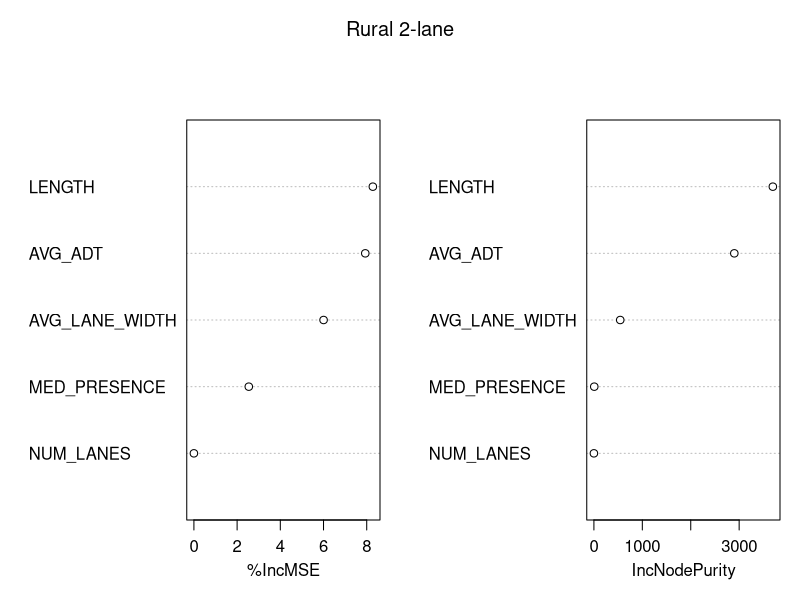
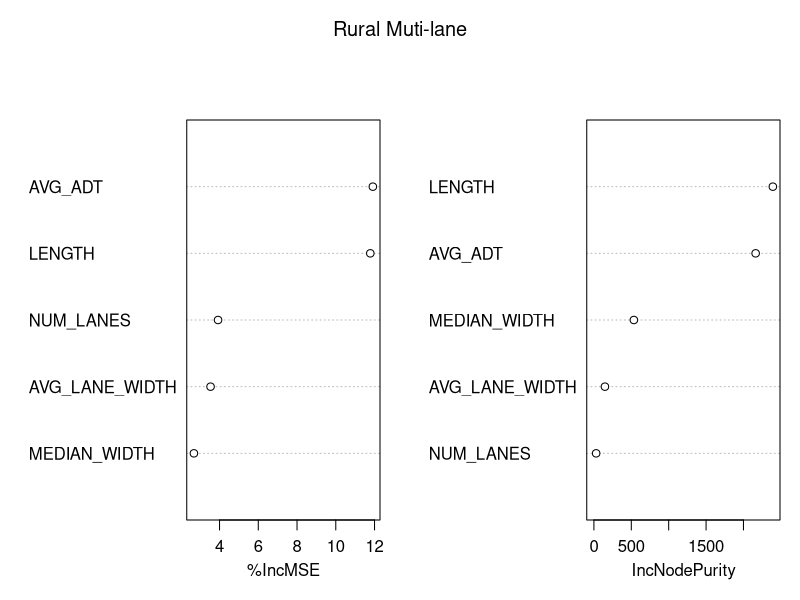
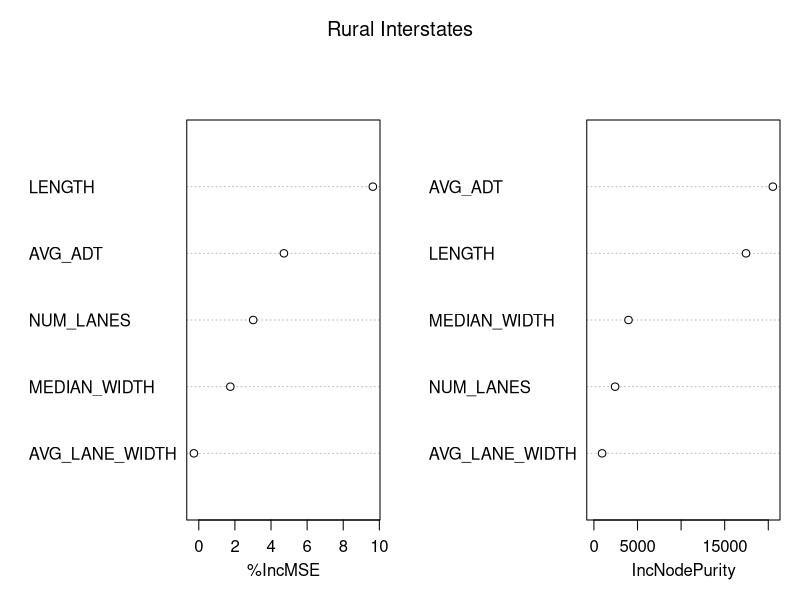
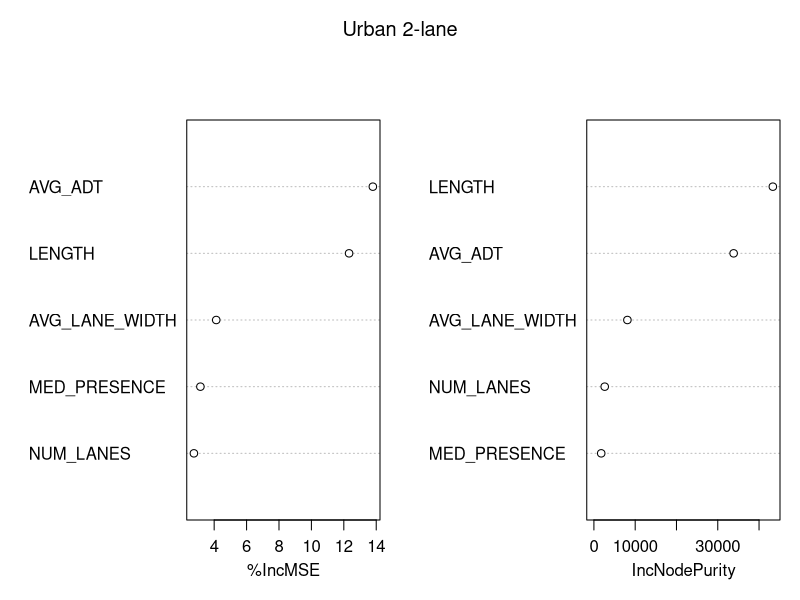
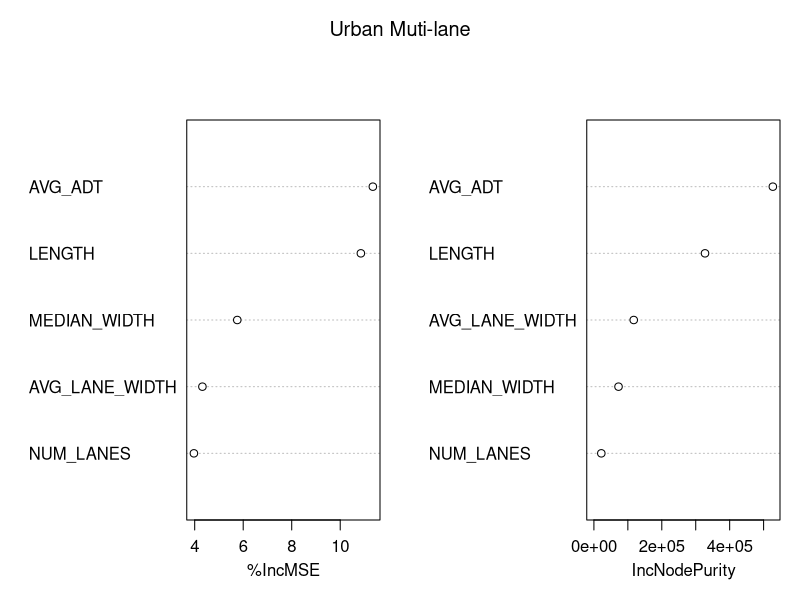
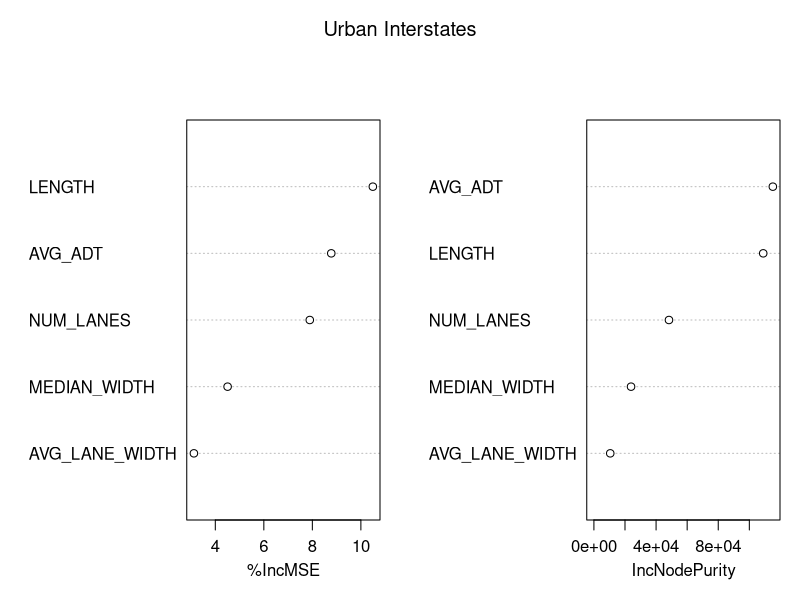
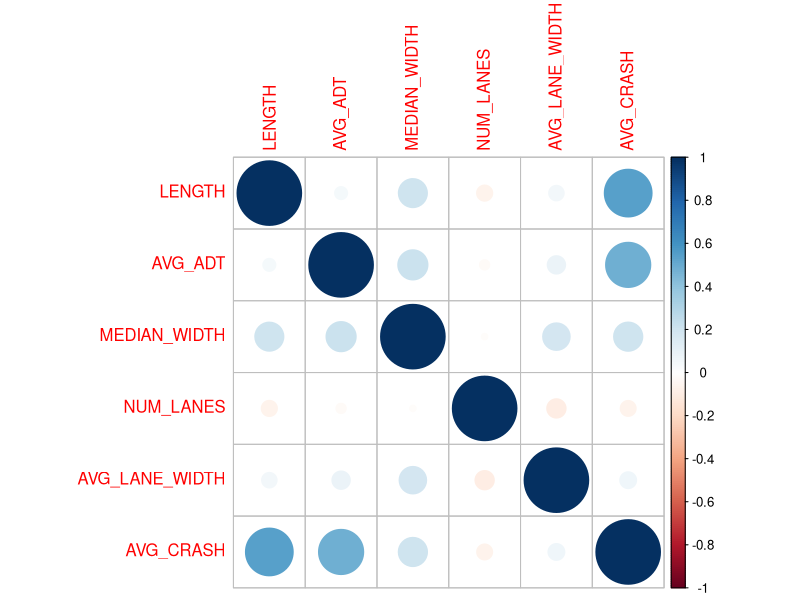
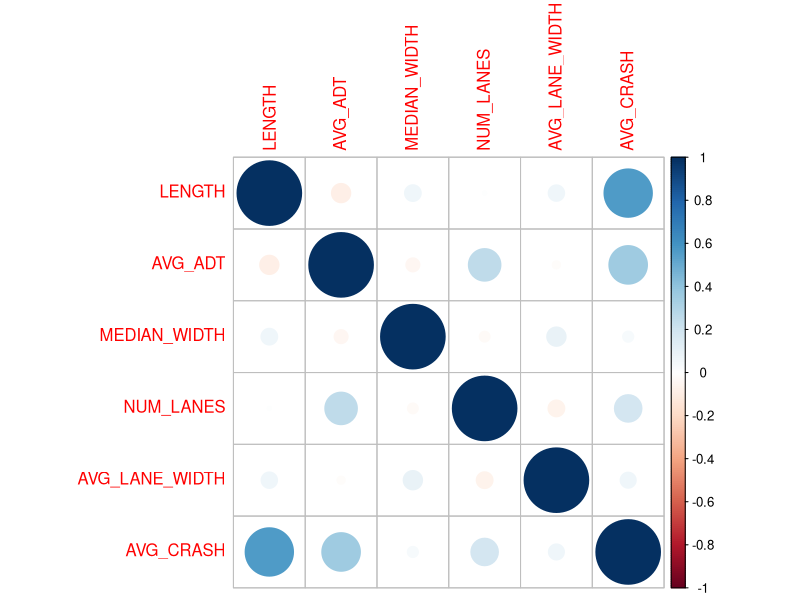

Recreate these plots in R, in order.
## ---- chunk 1
setwd("/Users/subasishdas1/Desktop/TAMU_ITE_WKSHP1_Feb17/Data")
all <- read.csv("data02.csv") 
dim(all)
names(all)



all1 <- all[-c(1,2,3,6,7,9,11, 14,16, 17)]
names(all1)
table(all1$CLASS_DESC)

all2 <- all[-c(1,2,3,6,7,9,12, 14,16, 17)]
names(all2)


rural2 <- subset(all1, CLASS_DESC=="Rural 2 Lane")
dim(rural2)
rural2_1 <- rural2[-c(3,4)]
names(rural2_1)

ruralmul <- subset(all2, CLASS_DESC=="Rural 4 Lane"| CLASS_DESC=="Rural 4 Lane Divided")
dim(ruralmul)
ruralmul_1 <- ruralmul[-c(3,4)]

ruralint <- subset(all2, CLASS_DESC=="Rural Interstate")
dim(ruralint)
ruralint_1 <- ruralint[-c(3,4)]

urban2 <- subset(all1, CLASS_DESC=="Urban 2 Lane")
dim(urban2)
urban2_1 <- urban2[-c(3,4)]

urbanmul <- subset(all2, CLASS_DESC=="Urban 4 Lane"| CLASS_DESC=="Urban 4 Lane Divided")
dim(ruralmul)
urbanmul_1 <- urbanmul[-c(3,4)]

urbanint <- subset(all2, CLASS_DESC=="Urban Interstate")
dim(urbanint)
urbanint_1 <- urbanint[-c(3,4)]

## summany statistics
summary(rural2_1)
summary(ruralmul_1)
summary(ruralint_1)
summary(urban2_1)
summary(urbanmul_1)
summary(urbanint_1)

## ---- chunk 2
## Important Variable Selection
## By Randomforest
library(randomForest)
impvar <- randomForest(AVG_CRASH~., data = rural2_1, ntree=100, keep.forest=FALSE, importance=TRUE)
varImpPlot(impvar, main="Rural 2-lane")
impvar <- randomForest(AVG_CRASH~., data = ruralmul_1, ntree=100, keep.forest=FALSE, importance=TRUE)
varImpPlot(impvar, main="Rural Muti-lane")
impvar <- randomForest(AVG_CRASH~., data = ruralint_1, ntree=100, keep.forest=FALSE, importance=TRUE)
varImpPlot(impvar, main="Rural Interstates")

library(randomForest)
impvar <- randomForest(AVG_CRASH~., data = urban2_1, ntree=100, keep.forest=FALSE, importance=TRUE)
varImpPlot(impvar, main="Urban 2-lane")
impvar <- randomForest(AVG_CRASH~., data = urbanmul_1, ntree=100, keep.forest=FALSE, importance=TRUE)
varImpPlot(impvar, main="Urban Muti-lane")
impvar <- randomForest(AVG_CRASH~., data = urbanint_1, ntree=100, keep.forest=FALSE, importance=TRUE)
varImpPlot(impvar, main="Urban Interstates")


## Correlation plot
library(corrplot)
#corrp <- cor(rural2_1)
#corrplot(corrp, method = "circle")
corrp <- cor(ruralmul_1)
corrplot(corrp, method = "circle")
corrp <- cor(ruralint_1)
corrplot(corrp, method = "circle")
library(corrplot)
corrp <- cor(urban2_1)
corrplot(corrp, method = "circle")
corrp <- cor(urbanmul_1)
corrplot(corrp, method = "circle")
corrp <- cor(urbanint_1)
corrplot(corrp, method = "circle")
## ---- chunk 3
library(e1071)
library(caret)


## Modeling for trainset [all data]
### Rural 2-lane
svm.model <- svm(AVG_CRASH~., data = rural2_1, cost = 100, gamma =1)
svm.pred  <- predict(svm.model, rural2_1[1:5])
sd(svm.pred)
pl <- cbind(obs= rural2_1$AVG_CRASH, pred=svm.pred)
pl <- cbind(obs= rural2_1$AVG_CRASH, pred=abs(svm.pred), diff=abs(svm.pred)-rural2_1$AVG_CRASH)
pl <- data.frame(pl)
svm_err_all <- rural2_1$AVG_CRASH- svm.pred
(svm_rmse1 <- sqrt(mean(svm_err_all^2)))

library(ggplot2)
p1 <- ggplot(pl, aes(obs, pred))
p1a <- p1 + geom_point(colour = "#9A8822", size = 1.3)+ theme_bw()+ geom_abline(slope=1,size = 0.6)+ geom_abline(intercept=3.5, slope=1, color="#F98400",size = 0.6,linetype=4)+geom_abline(intercept=-3.5, slope=1, color="#F98400",size = 0.6,linetype=4)+
labs(title = "Rural 2-lane [trainset]")+labs(x = "Observed", y="Predicted")
p1a

### Rural Multilane
svm.model <- svm(AVG_CRASH~., data = ruralmul_1, cost = 100, gamma =1)
svm.pred  <- predict(svm.model, ruralmul_1[1:5])
sd(svm.pred)
pl <- cbind(obs= ruralmul_1$AVG_CRASH, pred=svm.pred)
pl <- cbind(obs= ruralmul_1$AVG_CRASH, pred=abs(svm.pred), diff=abs(svm.pred)-ruralmul_1$AVG_CRASH)
pl <- data.frame(pl)
svm_err_all <- ruralmul_1$AVG_CRASH- svm.pred
(svm_rmse1 <- sqrt(mean(svm_err_all^2)))

library(ggplot2)
p1 <- ggplot(pl, aes(obs, pred))
p1a <- p1 + geom_point(colour = "#9A8822", size = 1.3)+ theme_bw()+ geom_abline(slope=1,size = 0.6)+ geom_abline(intercept=4.6, slope=1, color="#F98400",size = 0.6,linetype=4)+geom_abline(intercept=-4.6, slope=1, color="#F98400",size = 0.6,linetype=4)+
labs(title = "Rural Multilane [trainset]")+labs(x = "Observed", y="Predicted")
p1a

### Rural Interstates
svm.model <- svm(AVG_CRASH~., data = ruralint_1, cost = 100, gamma =1)
svm.pred  <- predict(svm.model, ruralint_1[1:5])
sd(svm.pred)
pl <- cbind(obs= ruralint_1$AVG_CRASH, pred=svm.pred)
pl <- cbind(obs= ruralint_1$AVG_CRASH, pred=abs(svm.pred), diff=abs(svm.pred)-ruralint_1$AVG_CRASH)
pl <- data.frame(pl)
svm_err_all <- ruralint_1$AVG_CRASH- svm.pred
(svm_rmse1 <- sqrt(mean(svm_err_all^2)))

library(ggplot2)
p1 <- ggplot(pl, aes(obs, pred))
p1a <- p1 + geom_point(colour = "#9A8822", size = 1.3)+ theme_bw()+ geom_abline(slope=1,size = 0.6)+ geom_abline(intercept=16.3, slope=1, color="#F98400",size = 0.6,linetype=4)+geom_abline(intercept=-16.3, slope=1, color="#F98400",size = 0.6,linetype=4)+
labs(title = "Rural Interstates [trainset]")+labs(x = "Observed", y="Predicted")
p1a

### Urban 2-lane
svm.model <- svm(AVG_CRASH~., data = urban2_1, cost = 100, gamma =1)
svm.pred  <- predict(svm.model, urban2_1[1:5])
sd(svm.pred)
pl <- cbind(obs= rural2_1$AVG_CRASH, pred=svm.pred)
pl <- cbind(obs= rural2_1$AVG_CRASH, pred=abs(svm.pred), diff=abs(svm.pred)-rural2_1$AVG_CRASH)
pl <- data.frame(pl)
svm_err_all <- rural2_1$FREQ- svm.pred
(svm_rmse1 <- sqrt(mean(svm_err_all^2)))

library(ggplot2)
p1 <- ggplot(pl, aes(obs, pred))
p1a <- p1 + geom_point(colour = "#9A8822", size = 1.3)+ theme_bw()+ geom_abline(slope=1,size = 0.6)+ geom_abline(intercept=8.3, slope=1, color="#F98400",size = 0.6,linetype=4)+geom_abline(intercept=-8.3, slope=1, color="#F98400",size = 0.6,linetype=4)+
labs(title = "Urban 2-lane [trainset]")+labs(x = "Observed", y="Predicted")
p1a


### Urban Multi-lane
svm.model <- svm(AVG_CRASH~., data = urbanmul_1, cost = 100, gamma =1)
svm.pred  <- predict(svm.model, urbanmul_1[1:5])
sd(svm.pred)
pl <- cbind(obs= urbanmul_1$AVG_CRASH, pred=svm.pred)
pl <- cbind(obs= urbanmul_1$AVG_CRASH, pred=abs(svm.pred), diff=abs(svm.pred)-urbanmul_1$AVG_CRASH)
pl <- data.frame(pl)
svm_err_all <- urbanmul_1$TOT_CRASH- svm.pred
(svm_rmse1 <- sqrt(mean(svm_err_all^2)))

library(ggplot2)
p1 <- ggplot(pl, aes(obs, pred))
p1a <- p1 + geom_point(colour = "#9A8822", size = 1.3)+ theme_bw()+ geom_abline(slope=1,size = 0.6)+ geom_abline(intercept=27.3, slope=1, color="#F98400",size = 0.6,linetype=4)+geom_abline(intercept=-27.3, slope=1, color="#F98400",size = 0.6,linetype=4)+
labs(title = "Urban Multilane [trainset]")+labs(x = "Observed", y="Predicted")
p1a

### Urban Interstates
svm.model <- svm(AVG_CRASH~., data = urbanint_1, cost = 100, gamma =1)
svm.pred  <- predict(svm.model, urbanint_1[1:5])
sd(svm.pred)
pl <- cbind(obs= urbanint_1$AVG_CRASH, pred=svm.pred)
pl <- cbind(obs= urbanint_1$AVG_CRASH, pred=abs(svm.pred), diff=abs(svm.pred)-urbanint_1$AVG_CRASH)
pl <- data.frame(pl)
svm_err_all <- urbanint_1$AVG_CRASH- svm.pred
(svm_rmse1 <- sqrt(mean(svm_err_all^2)))

library(ggplot2)
p1 <- ggplot(pl, aes(obs, pred))
p1a <- p1 + geom_point(colour = "#9A8822", size = 1.3)+ theme_bw()+ geom_abline(slope=1,size = 0.6)+ geom_abline(intercept=23.8, slope=1, color="#F98400",size = 0.6,linetype=4)+geom_abline(intercept=-23.8, slope=1, color="#F98400",size = 0.6,linetype=4)+
labs(title = "Urban Interstates [trainset]")+labs(x = "Observed", y="Predicted")
p1a

